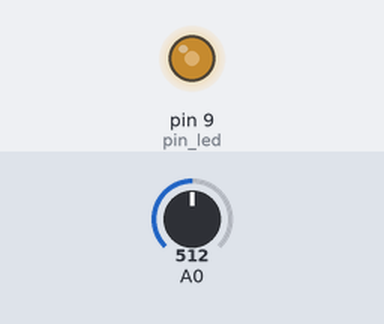
Bench run of a sketch on a simulated Arduino Uno, built with avr-gcc and run on an emulated ATmega328P. Shown: output pins drawn as LEDs (lit = HIGH). Inputs (shaded band) come from the test bench; at power-on: A0 = 512.

Above: at 1.2 s.
1.3 s: A0 set to 716
At 1.8 s:
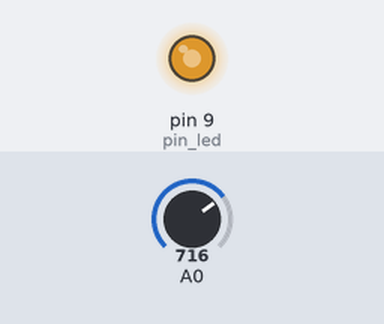
2.8 s: A0 set to 900
At 4.0 s:
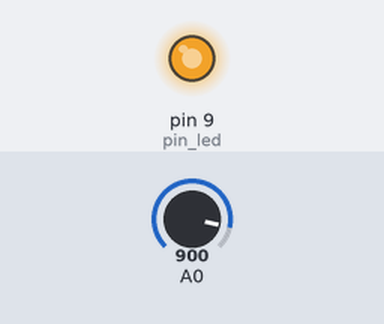
4.3 s: A0 set to 122
At 5.3 s:
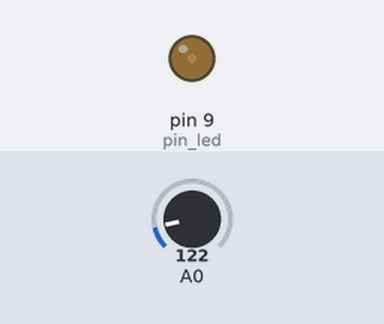
5.8 s: A0 set to 0
At 6.4 s:
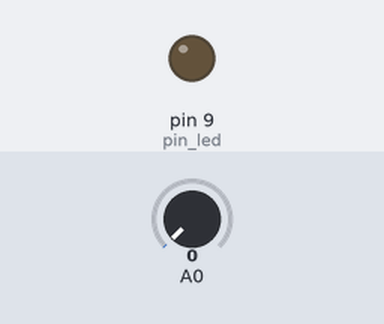
Timing chart, 0 to 8.3 s (numbered marks = the images above; inputs shaded):
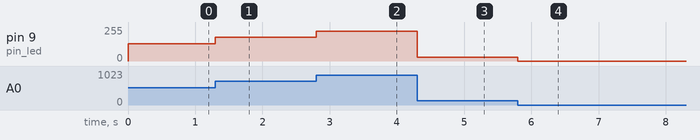

Measured:
- after the input at 1.3 s, pin 9 (pin_led): 128/255 → 179/255 at once
- after the input at 2.8 s, pin 9 (pin_led): 179/255 → 225/255 at once
- after the input at 4.3 s, pin 9 (pin_led): 225/255 → 30/255 at once
- after the input at 5.8 s, pin 9 (pin_led): 30/255 → 0/255 at once

The sketch:

analog_input.ino
```cpp
const int pin_led = 9;

void setup() {
	pinMode(pin_led, OUTPUT);
}

void loop() {
	int val = analogRead(0);
	analogWrite(pin_led,val/4);
}
```
